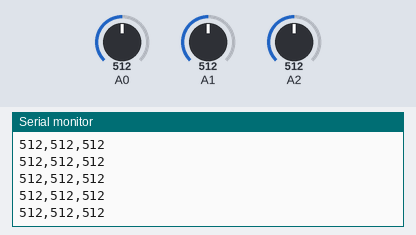
This sketch was run on a simulated Arduino Uno, built with avr-gcc and run on an emulated ATmega328P. On the bench: the last lines printed to the serial monitor. The inputs (shaded band) are chosen by the test bench; at power-on: A0 = 512, A1 = 512, A2 = 512.

Above: at 1.2 s.
1.3 s: A0 set to 11
At 1.9 s:
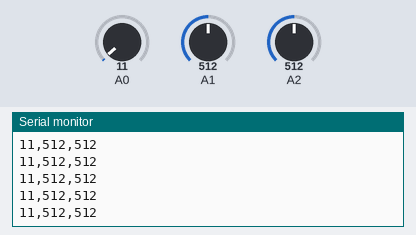
4.3 s: A0 set to 8
At 5.1 s:
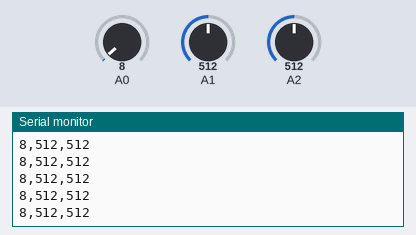
5.8 s: A0 set to 89
At 6.9 s:
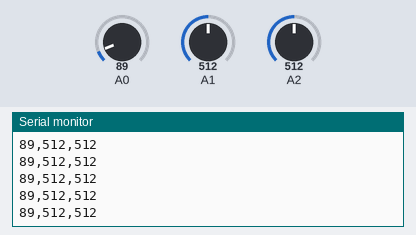
7.3 s: A0 set to 107
At 8.2 s:
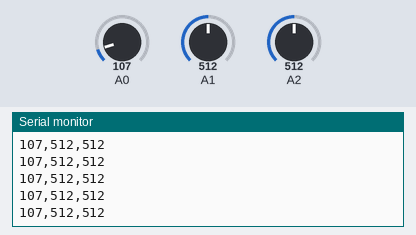
Timing chart, 0 to 10.3 s (numbered marks = the images above; inputs shaded):
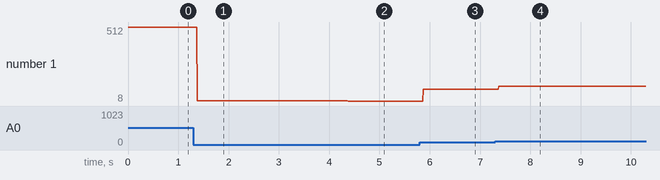

The sketch:

Serial_Communication.ino
```cpp
/**************************************************************************
 * Textile Game Controller workshop
 * Working with Arduino Micro board and conductive materials
 * Digital switch example
 * Based on based on this Lab on the ITP Physical Computing site:
 * https://itp.nyu.edu/physcomp/labs/labs-serial-communication/two-way-duplex-serial-communication-using-an-arduino/
 * Social Body Lab, 2018 Oct.
**************************************************************************/

int sensor1val;
int sensor2val;
int sensor3val;

void setup() {
  //start serial connection
  Serial.begin(9600);
}

void loop() {
  // read the sensor value
  sensor1val = analogRead(0);
  // print out the sensor value
  Serial.print(sensor1val);
  // print a comma to separate the values
  Serial.print(",");

  // read the sensor value
  sensor2val = analogRead(1);
  // print out the sensor value
  Serial.print(sensor2val);
  // print a comma to separate the values
  Serial.print(",");

  // read the sensor value
  sensor3val = analogRead(2);
  // print out the sensor value and add a line break
  Serial.println(sensor3val);

  delay(1); // the delay is necessary for the serial communication


}
```

Measured:
- after the input at 1.3 s, the serial monitor: prints a new line after 0.08 s (image 1)
- after the input at 4.3 s, the serial monitor: prints a new line after 0.07 s (image 2)
- after the input at 5.8 s, the serial monitor: prints a new line after 0.07 s (image 3)
- after the input at 7.3 s, the serial monitor: prints a new line after 0.07 s (image 4)
- plotted number 1: 512 → 11 after the input at 1.3 s, 11 → 8 after the input at 4.3 s, 8 → 89 after the input at 5.8 s, 89 → 107 after the input at 7.3 s
